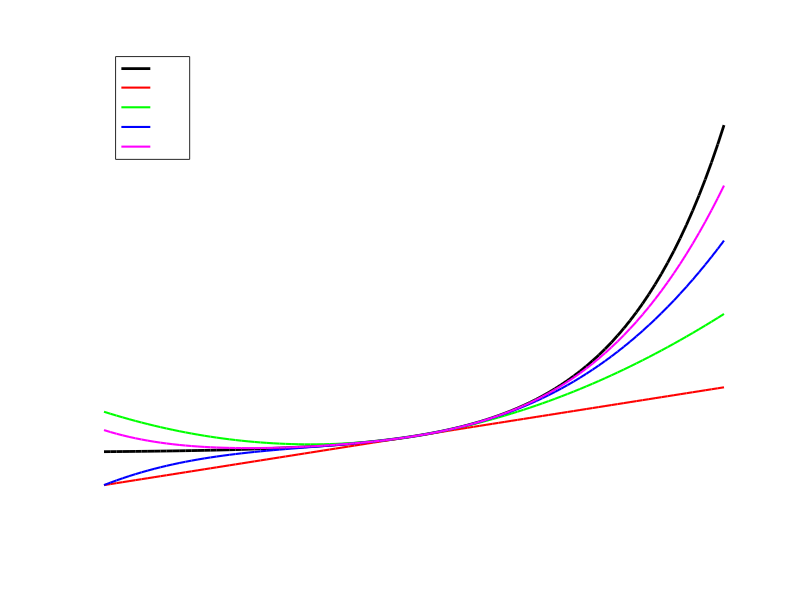

The MATLAB script that drew this image:
% =========================================================
% EXERCISE 1: Numerical Calculus - Taylor Polynomials
% =========================================================

% ---------------------------------------------------------
% Part 1a: Graphing e^x and its Taylor Polynomials
% ---------------------------------------------------------
fprintf('--- Part 1a: Generating Plot ---\n');

% Define the interval x from -3 to 3 with 100 points
x = linspace(-3, 3, 100);

% Define the original function e^x
f = exp(x);

% Define the Taylor polynomials manually (vectorized)
T1 = 1 + x;
T2 = 1 + x + (x.^2)/2;
T3 = 1 + x + (x.^2)/2 + (x.^3)/6;
T4 = 1 + x + (x.^2)/2 + (x.^3)/6 + (x.^4)/24;

% Create the plot
figure;
plot(x, f, 'k', 'LineWidth', 2); % e^x line (change 'k' to 'c' if background is pure black)
hold on;
plot(x, T1, 'r', 'LineWidth', 1.5);
plot(x, T2, 'g', 'LineWidth', 1.5);
plot(x, T3, 'b', 'LineWidth', 1.5);
plot(x, T4, 'm', 'LineWidth', 1.5);
hold off;

% Add labels, legend, and grid with white text
title('Function e^x and its Taylor Polynomials', 'Color', 'w');
xlabel('x', 'Color', 'w');
ylabel('y', 'Color', 'w');

% Create the legend and set text to white
lgd = legend('e^x', 'T_1(x)', 'T_2(x)', 'T_3(x)', 'T_4(x)', 'Location', 'northwest');
set(lgd, 'TextColor', 'w'); 

grid on;

% Change the axes (box, tick marks, grid lines) to white
set(gca, 'XColor', 'w', 'YColor', 'w');
% set(gcf, 'Color', 'k'); % Uncomment this to force a black figure background


% ---------------------------------------------------------
% Part 1b: Approximating e with 6 correct decimals
% ---------------------------------------------------------
fprintf('\n--- Part 1b: Approximating e ---\n');

% The exact value of e built into Octave
e_exact = exp(1);

% The threshold for 6 correct decimals (0.5 * 10^-6)
tolerance = 0.5 * 10^-6;

% Start with an approximation of 0
e_approx = 0;

% Loop through possible degrees from 0 to 10
for k = 0:10
    
    % Add the next term of the MacLaurin series (1/k!)
    e_approx = e_approx + 1 / factorial(k);
    
    % Calculate the current absolute error
    current_error = abs(e_exact - e_approx);
    
    % Check if we hit our target precision
    if current_error < tolerance
        fprintf('Target precision reached at degree k = %d\n', k);
        fprintf('Current Error: %.10f (Must be < %.10f)\n', current_error, tolerance);
        fprintf('Approximation of e: %.6f\n', e_approx);
        break; % Target met, exit the loop
    end
end
